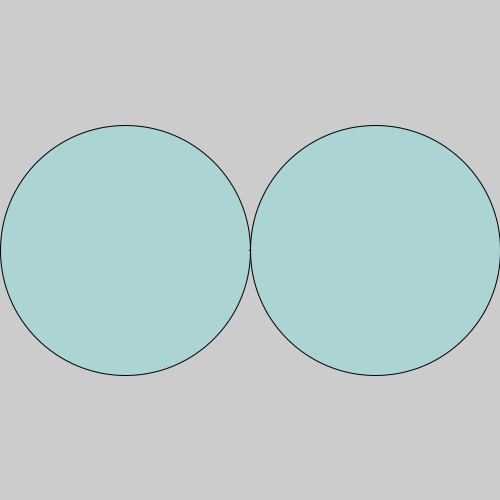
Frame 1 (no input)
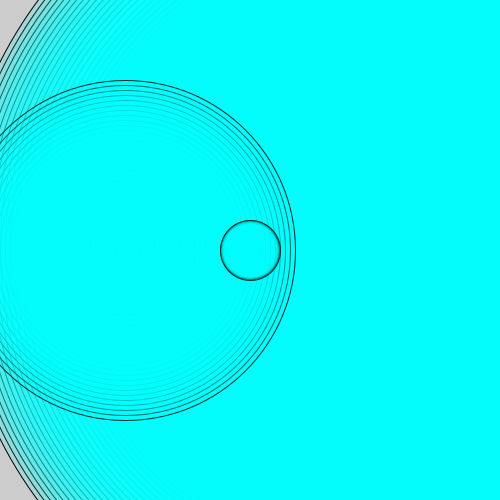
Frame 60 (the mouse pressed at the canvas centre just before this capture)
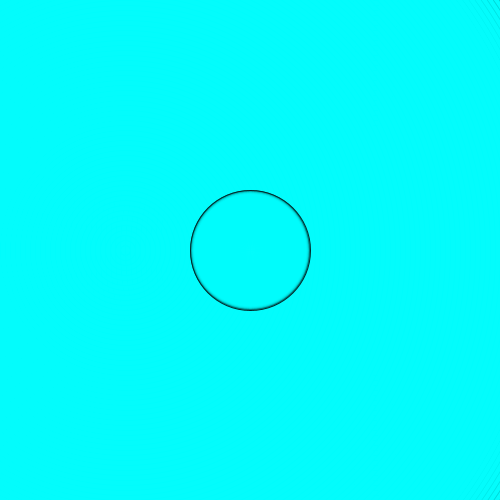
Frame 120 (the mouse held since frame 60 and released just before this capture)

The Processing sketch that drew these frames (run headless with seeded random() and noise(); from frame 60 on, the mouse is pressed at the canvas centre):

// Processing sketch: week_2_review
// ── week_2_review.pde
//to make your program run slow you use. fps
//    //frameRate();
 int ellipSize1;
 int ellipSize2;
                           
      
void setup (){
//  //setup function is called ONCE at the beginning of your program
  
  size(500,500);
 ellipSize1 = width/2;
  ellipSize2 = width/2;
  frameRate(5);
  fill(0,255,255,40); //the 40 allows you to change transparency (alpha)
}

void draw(){
//  //draw function is called CONTINUOUSLY based on the frame rate which determines its frequency
  
//  //to make the two circles next to each other:
  
   //ellipse1
  ellipse(width/4,height/2, ellipSize1, ellipSize1);
  ellipSize1 -= 10;
  println ("Ellipse 1:" + ellipSize1);
  
//  //ellipse 3
 //grows based on the frameCount
  ellipse(width/2,height/2,frameCount, frameCount);
  
 //ellipse2
   ellipse(3*width/4,height/2, ellipSize2, ellipSize2);
   ellipSize2 += 10;
    println("Ellipse 2:" + ellipSize2);
    
   println(frameCount);
   
   //FOR RANDOM
   //println(random(10,100));
   //OR
   // float myRandomNum = random(10,100);
   //println(myRandomNum);
}
